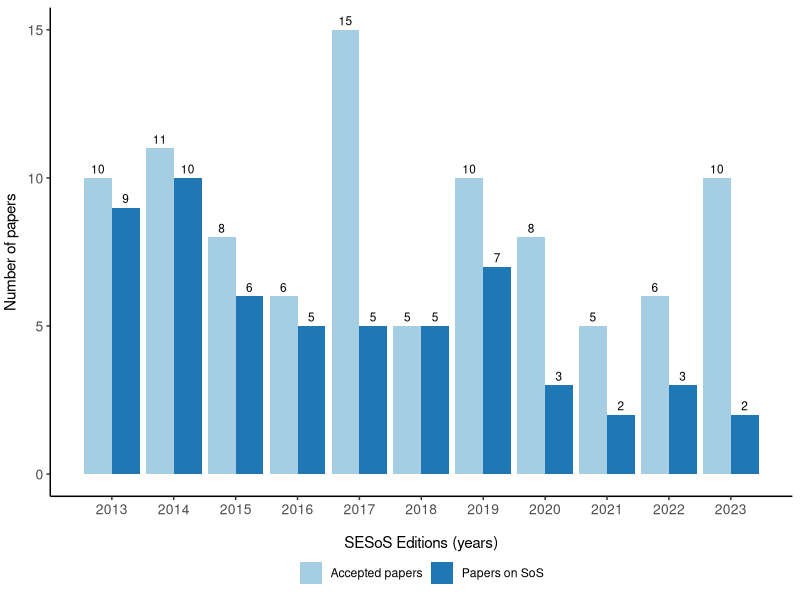
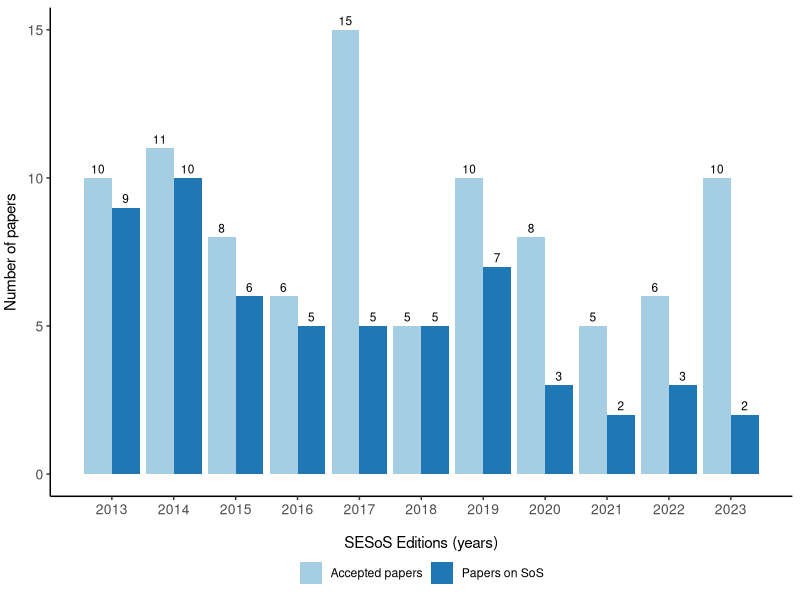

Write R code to recreate these figures, in order.
install.packages(c("ggplot2", "RColorBrewer", "plyr"))

library(ggplot2)
library(RColorBrewer)
library(plyr)

# Dataset
years <- seq(2013, 2023)
editions <- rep(2013:2023, each=2)
numpapers <- c(10, 9, 
               11, 10, 
               8, 6, 
               6, 5, 
               15, 5, 
               5, 5, 
               10, 7, 
               8, 3, 
               5, 2, 
               6, 3, 
               10, 2)
acceptance <- rep(c("Accepted papers" , "Papers on SoS") , length(years))
data <- data.frame(years, acceptance, numpapers)

# Bar chart
barchart <- ggplot(data, aes(fill=acceptance, y=numpapers, x=editions)) + labs(x="SESoS Editions (years)", y="Number of papers") + geom_bar(stat="identity", position="dodge") + geom_text(aes(label=numpapers), vjust=-0.5, size=3.0, position=position_dodge(width=0.9)) + scale_x_continuous(labels=years, breaks=years) + theme_classic() + theme(legend.position="bottom", legend.title=element_blank(), axis.title.x=element_text(vjust=-2.5), axis.title.y=element_text(vjust=2.0), axis.text.x=element_text(size=10), axis.text.y=element_text(size=10)) + scale_fill_brewer(palette="Paired")
barchart

# Save to file
ggsave("numpapers.png", plot=barchart, device="png", dpi="print")
